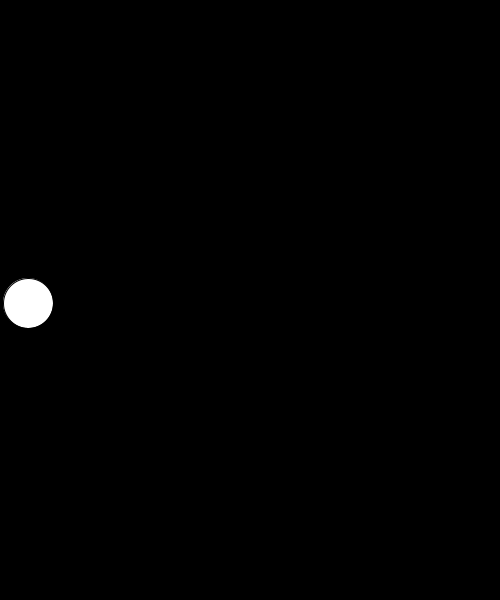
Frame 1 (no input)
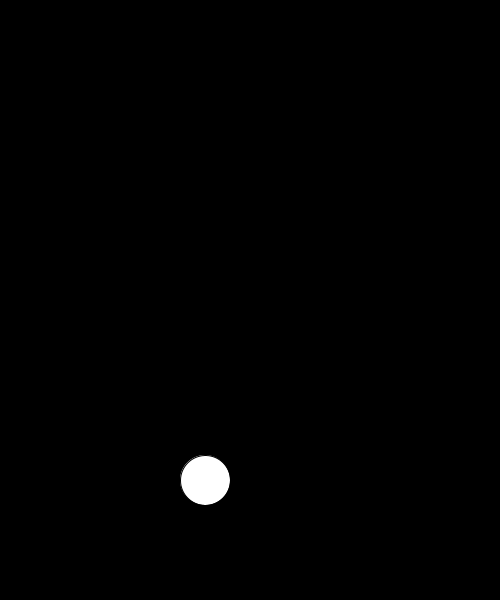
Frame 60 (the mouse pressed at the canvas centre just before this capture)
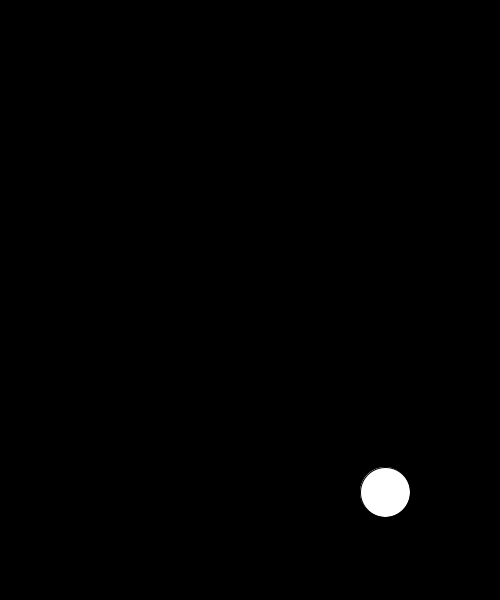
Frame 120 (the mouse held since frame 60 and released just before this capture)

The Processing sketch that drew these frames (run headless with seeded random() and noise(); from frame 60 on, the mouse is pressed at the canvas centre):

// Processing sketch: bouncingBall02
// ── bouncingBall02.pde
//variables

final int ballDiameter = 50;
int ballX = ballDiameter/2;
int ballY = height/2;

int ballSpeedX = 3; 
int ballSpeedY = 3;

void setup() {
  size(500, 600);

  ballX = ballDiameter/2;
  ballY = height/2;

  fill(255);
}

void draw() {
  background(0);

  if (ballX < (ballDiameter/2) || 
    ballX > (width - (ballDiameter/2))) {

    ballSpeedX *= (-1);
    
  } else if (ballY < (ballDiameter/2) ||
    ballY > (height - (ballDiameter/2))) {
      
    ballSpeedY *= (-1);
  }

  ballX += ballSpeedX; 
  ballY += ballSpeedY;

  ellipse(ballX, ballY, ballDiameter, ballDiameter);
}
